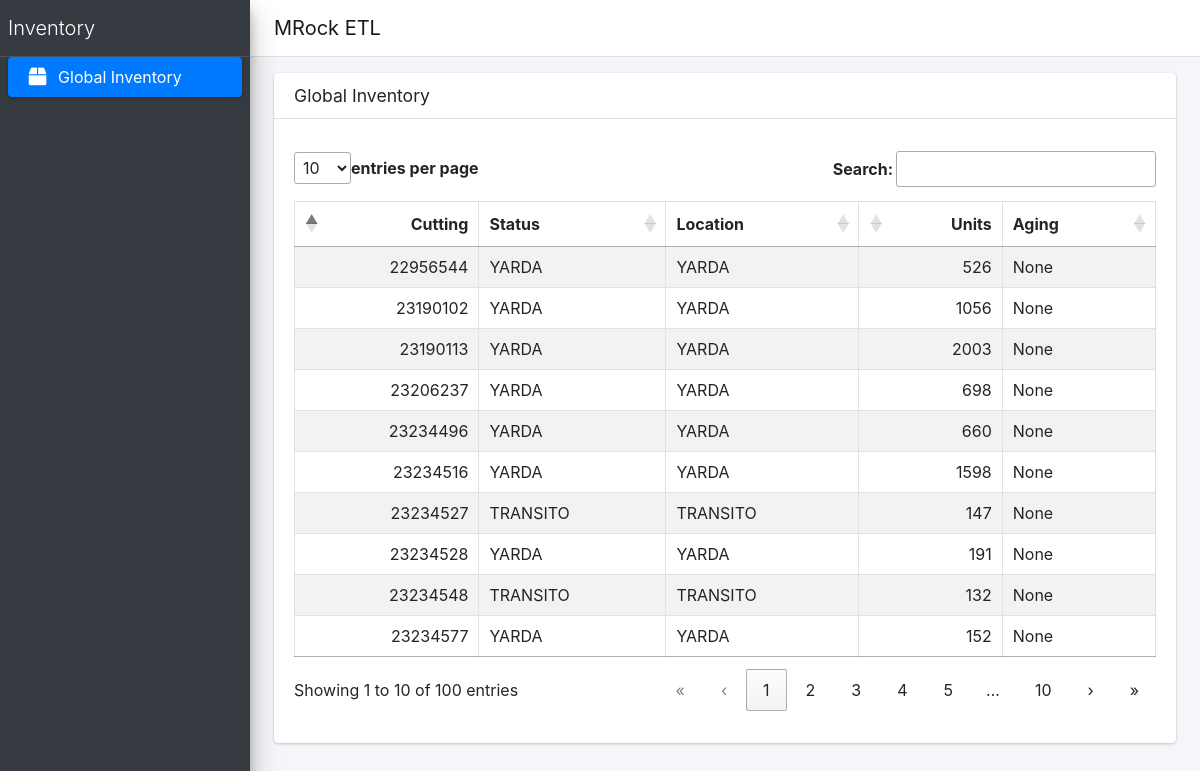
Screenshot of /inventory/ with the database file from the repository.
### inventory/models.py (models this page shows, shortened)
class GlobalInventory(models.Model):
    cutting = models.BigIntegerField(
        unique=True,
        db_index=True,
        verbose_name="Cutting Number"
    )
    zr = models.CharField(
        max_length=20,
        null=True,
        blank=True
    )
    order_type = models.CharField(
        max_length=10,
        null=True,
        blank=True
    )
    contenedor = models.CharField(
        max_length=30,
        null=True,
        blank=True
    )
    swo = models.BigIntegerField(
        null=True,
        blank=True
    )
    aging_days = models.PositiveIntegerField(
        null=True,
        blank=True
    )
    cb = models.CharField(
        max_length=30
    )
    item = models.CharField(
    max_length=30
    )
    status = models.CharField(
        max_length=20,
        db_index=True
    )
    location = models.CharField(
        max_length=20,
        db_index=True
    )
    units = models.PositiveIntegerField()
    style = models.CharField(
        max_length=30,
        null=True,
        blank=True
    )
    swo_style = models.CharField(
        max_length=30,
        null=True,
        blank=True
    )
    color = models.CharField(
        max_length=30
    )
    size = models.CharField(
        max_length=30
    )
    source_report = models.CharField(
        max_length=30,
        help_text="Reporte que originó el último update"
    )
    last_updated = models.DateTimeField(
        auto_now=True
    )
    created_at = models.DateTimeField(
        auto_now_add=True
    )
    class Meta:
        db_table = "global_inventory"
        verbose_name = "Global Inventory"
        verbose_name_plural = "Global Inventories"

### inventory/views.py (the view)
# urls.py: path('inventory/', inventory_list),
def inventory_list(request):
    inventory = GlobalInventory.objects.all()[:100]
    return render(request, 'inventory/list.html', {
        'inventory': inventory
    })

### inventory/templates/inventory/list.html
{% extends "inventory/base.html" %}
{% block content %}
<section class="content">
  <div class="card">
    <div class="card-header">
      <h3 class="card-title">Global Inventory</h3>
    </div>
    <div class="card-body">
      <table id="tablaInventario" class="table table-bordered table-striped datatable">
        <thead>
          <tr>
            <th>Cutting</th>
            <th>Status</th>
            <th>Location</th>
            <th>Units</th>
            <th>Aging</th>
          </tr>
        </thead>
        <tbody>
          {% for row in inventory %}
          <tr>
            <td>{{ row.cutting }}</td>
            <td>{{ row.status }}</td>
            <td>{{ row.location }}</td>
            <td>{{ row.units }}</td>
            <td>{{ row.aging_days }}</td>
          </tr>
          {% endfor %}
        </tbody>
      </table>
    </div>
  </div>
</section>
{% endblock %}

### inventory/templates/inventory/base.html (shortened to what this page needs)
{% load static %}
<!DOCTYPE html>
<html lang="en">
<head>
<link rel="stylesheet" href="{% static 'adminlte/plugins/fontawesome-free/css/all.min.css' %}">
<link rel="stylesheet" href="{% static 'adminlte/dist/css/adminlte.min.css' %}">
<link rel="stylesheet" href="{% static 'adminlte/datatables/css/datatables.min.css' %}">
</head>
<body class="hold-transition sidebar-mini">
<div class="wrapper">
  <nav class="main-header navbar navbar-expand navbar-white navbar-light">
    <span class="navbar-brand ml-3">MRock ETL</span>
  </nav>
  <aside class="main-sidebar sidebar-dark-primary elevation-4">
    <a href="#" class="brand-link">
      <span class="brand-text font-weight-light">Inventory</span>
    </a>
    <div class="sidebar">
      <nav>
        <ul class="nav nav-pills nav-sidebar flex-column">
          <li class="nav-item">
            <a href="/inventory/" class="nav-link active">
              <i class="nav-icon fas fa-box"></i>
              <p>Global Inventory</p>
            </a>
          </li>
        </ul>
      </nav>
    </div>
  </aside>
  <div class="content-wrapper p-3">
    {% block content %}{% endblock %}
  </div>
</div>
</body>
</html>

### rows the page displays
GlobalInventory: cutting "22956544", status "YARDA", location "YARDA", units "526", aging_days "None"
GlobalInventory: cutting "23190102", status "YARDA", location "YARDA", units "1056", aging_days "None"
GlobalInventory: cutting "23190113", status "YARDA", location "YARDA", units "2003", aging_days "None"
GlobalInventory: cutting "23206237", status "YARDA", location "YARDA", units "698", aging_days "None"
GlobalInventory: cutting "23234496", status "YARDA", location "YARDA", units "660", aging_days "None"
GlobalInventory: cutting "23234516", status "YARDA", location "YARDA", units "1598", aging_days "None"
GlobalInventory: cutting "23234527", status "TRANSITO", location "TRANSITO", units "147", aging_days "None"
GlobalInventory: cutting "23234528", status "YARDA", location "YARDA", units "191", aging_days "None"
GlobalInventory: cutting "23234548", status "TRANSITO", location "TRANSITO", units "132", aging_days "None"
GlobalInventory: cutting "23234577", status "YARDA", location "YARDA", units "152", aging_days "None"
